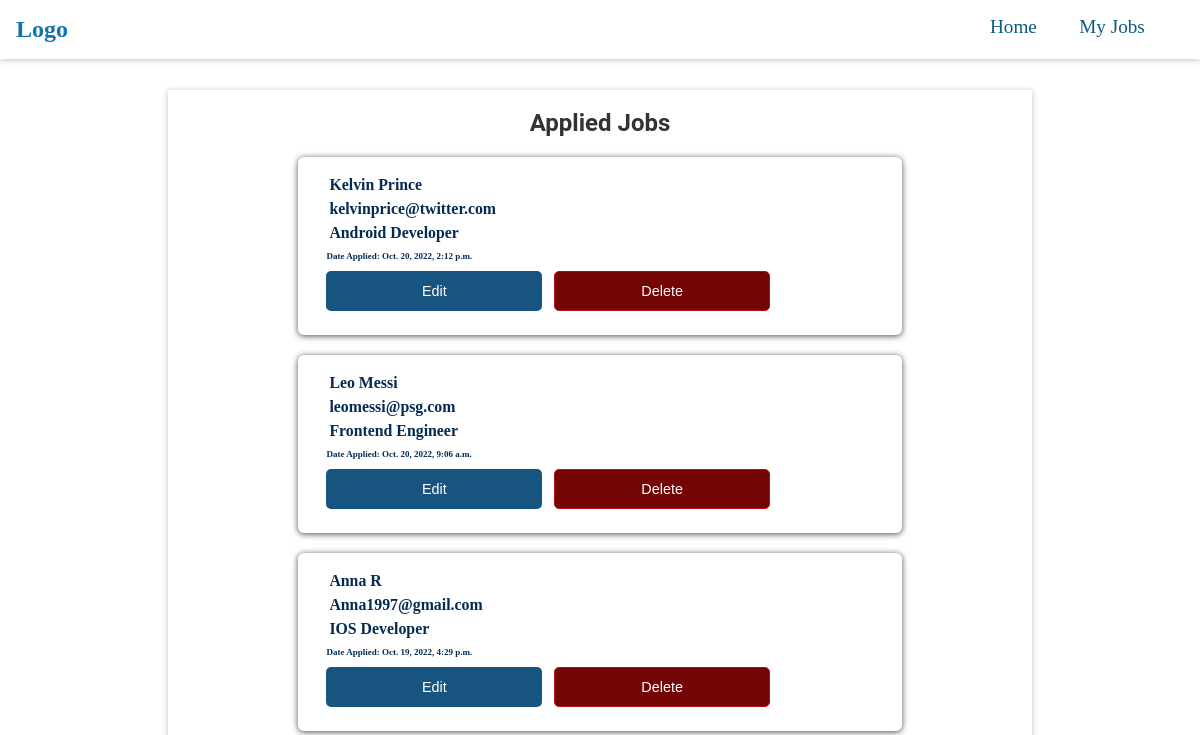
The app's page /myjobs/ with its own data.
### apply_job/models.py (models this page shows, shortened)
class JobApplication(models.Model):
    GENDER = [
        ("M", "Male"),
        ("F", "Female"),
        ("O", "Other"),
    ]
    EXPERIENCE = [
        ("1", "Fresher"),
        ("2", "1-2 years"),
        ("3", "3-5 years"),
        ("4", "6-8 years"),
        ("5", "8+ years"),
    ]
    first_name = models.CharField(max_length=25, blank=True)
    last_name = models.CharField(max_length=25, blank=True)
    email = models.EmailField(max_length=100, blank=True)
    phone_number = PhoneNumberField(region="US", blank=True)
    date_of_birth = models.DateField(blank=True)
    address = models.TextField(blank=True)
    city = models.CharField(max_length=50, blank=True)
    nationality = models.CharField(max_length=30, blank=True)
    position_applying = models.ForeignKey(Position, on_delete=models.CASCADE, blank=True)
    experience = models.CharField(max_length=20, choices=EXPERIENCE, blank=True)
    gender = models.CharField(max_length=10, choices=GENDER, blank=True)
    date_applied = models.DateTimeField(auto_now=True, blank=True)
    expected_ctc = models.CharField(max_length=50, blank=True)
    current_ctc = models.CharField(max_length=50, blank=True)
    linkedin_url = models.URLField(null=True, blank=True)
    github_url = models.URLField(null=True, blank=True)

class Position(models.Model):
    title = models.CharField(max_length=30, blank=True)
    description = models.TextField(null=True, blank=True)
    def __str__(self):
        return self.title

### apply_job/views.py (the view)
# urls.py: path("myjobs/", views.listing_page, name="myjobs"),
def listing_page(request):
    form = JobApplication.objects.all().order_by("-date_applied")
    content = {"form": form}
    return render(request, "apply_job/listing_page.html", content)

### apply_job/templates/apply_job/listing_page.html (shortened to what this page needs)
{% extends "base.html" %}
{% block content %}
<div class="flex-container">
  <div class="margin-cont">
    <h2>Applied Jobs</h2>
    {% for data in form %}
    <div class="main-cont">
                <div class="name-field list-text">
                    {{data.first_name}} {{data.last_name}}
                </div>
                <div class="email-field list-text">
                    {{data.email}}
                </div>
                <div class="position-field list-text">
                    {{data.position_applying}}
                </div>
                <div class="for-small">
                    <small>Date Applied: {{data.date_applied}}</small>
                </div>
                <div class="link-buttons">
                    <a href="{% url 'edit' data.id%}"><button class="btnlst btn-edit">Edit</button></a>
                    <a href="{% url 'delete' data.id%}"><button class="btnlst btn-delete">Delete</button></a>
                </div>
        </div>
    {% endfor %}
</div>
</div>
{% endblock %}

### templates/base.html (shortened to what this page needs)
<!DOCTYPE html>
{% load static %}
<html lang="en">
<head>
    <link rel="stylesheet" href="{% static 'styles/main.css' %}">
    <link rel="stylesheet" href="{% static 'styles/form_style.css' %}">
    <link rel="stylesheet" href="{% static 'styles/listing_style.css' %}">
    <link rel="stylesheet" href="{% static 'styles/home_style.css' %}">
    <link rel="stylesheet" href="{% static 'styles/message_style.css' %}">
    <link rel="stylesheet" href="{% static 'styles/delete_style.css' %}">
</head>
<body>
    <header class="header-company">
        <div class="company-name-h1">
          <a href="{% url 'home' %}" class="logo-link"><h2>Logo</h2></a>
        </div>
       <div class="nav-links-div">
        <a href="{% url 'home' %}" class="nav-links home-link">Home</a>
        <a href="{% url 'myjobs' %}" class="nav-links jobs-link">My Jobs</a>
       </div>
    </header>
    {% block content %}
    {% endblock %}
</body>
</html>

### static/styles/main.css (style rules this page uses)
* { padding: 0; margin: 0; box-sizing: border-box; }
.header-company { background-color: #fff; position: fixed; width: 100%; top: 0; overflow: hidden; padding: 1rem; box-shadow: 0 1px 6px 0 rgb(32 33 36 / 28%); }
.nav-links-div { float: right; margin-right: 20px; }
.nav-links-div a { padding: 1em; font-size: 1.2em; text-decoration: none; text-align: center; color: rgb(9, 92, 128); }
.company-name-h1 { padding: 0; float: left; margin-bottom: 0; }
.logo-link { text-decoration: none; color: rgb(19, 115, 175); }

### static/styles/listing_style.css (style rules this page uses)
.main-cont { margin:10px; width: 70%; font-weight: 600; color: rgb(4, 43, 83); align-items: center; padding-left: 1.8em; padding-top: 1em; padding-bottom: 1em; border-radius: 6px; box-shadow: 0 1px 6px 0 rgb(32 33 36 / 80%); }
.margin-cont h2 { font-family: roboto, 'sans-serif'; color: #333; margin-bottom: 10px; }
.margin-cont { margin-top: 90px; padding-bottom: 1.2em; padding-top: 1.2em; width: 72%; display: flex; flex-direction: column; align-items: center; box-shadow: 0 1px 6px 0 rgb(32 33 36 / 30%); margin-bottom: 20px; }
.flex-container { display: flex; flex-direction: column; align-items: center; }
.list-text { font-size: 99%; padding: 3px; }
.link-buttons { padding-bottom: 0.5rem; margin-right: 8px; margin-top: 8px; }
.btnlst { width: 38%; height: 40px; color: #ddd; font-size: 0.8rem; border: none; border-radius: 5px; cursor: pointer; font-size: 0.9rem; }
.btn-edit { background-color: rgb(23, 84, 127); color: #fff; }
.btn-delete { background-color: rgb(116, 5, 5); color: #fff; margin-left: 8px; border: 1px solid rgb(181, 15, 15); }
.for-small small { font-size: xx-small; }

### records on screen
JobApplication: first_name "Kelvin", last_name "Prince", email "kelvinprice@twitter.com", position_applying "Android Developer", date_applied "Oct. 20, 2022, 2:12 p.m."
JobApplication: first_name "Leo", last_name "Messi", email "leomessi@psg.com", position_applying "Frontend Engineer", date_applied "Oct. 20, 2022, 9:06 a.m."
JobApplication: first_name "Anna", last_name "R", email "Anna1997@gmail.com", position_applying "IOS Developer", date_applied "Oct. 19, 2022, 4:29 p.m."
